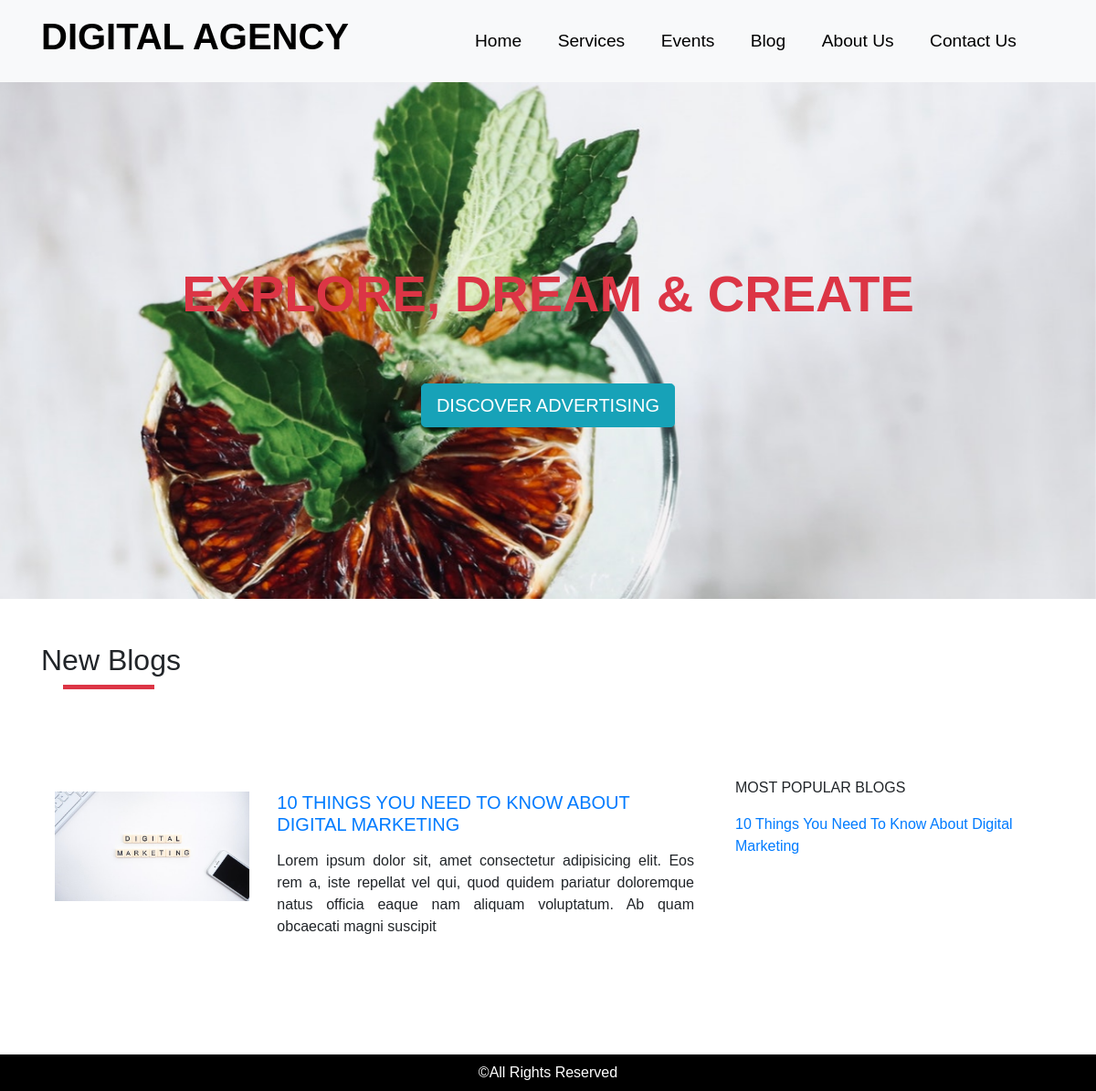
Screenshot of /blog.php with the database file from the repository.
### tables this page shows
CREATE TABLE `blog` (
  `id` int(10) NOT NULL,
  `title` text NOT NULL,
  `desc_blog` text NOT NULL,
  `image` text NOT NULL
);

### blog.php (the view, shortened to what this page needs)
<?php
    require_once ('db.php');
?>
<!DOCTYPE html>
<html lang="en">
<head>
    <link rel="stylesheet" href="css/bootstrap.min.css">
    <link rel="stylesheet" href="css/style.css">
</head>
<body>
   <header class="py-3 bg-light" id="header">
        <div class="container">
            <div class="row">
                <div class="col-md-5">
                    <h1 class="text-uppercase font-weight-bold"><a href="index.html">digital agency</a></h1>
                </div>
                <div class="col-md-7" id="menus">
                    <ul class=" text-capitalize">
                        <li class="list" id="list-gap"><a href="index.php">home</a></li>
                        <li class="list"><a href="services.php" class="gap">services</a></li>
                        <li class="list"><a href="event.php" class="gap">events</a></li>
                        <li class="list"><a href="blog.php" class="gap">blog<a></li>
                        <li class="list"><a href="about.php" class="gap">about us</a></li>
                        <li class="list"><a href="contact.php" class="gap">contact us</a></li>
                    </ul>
                </div>
            </div>
        </div>
    </header>
     <section class="main py-5" id="main">
            <div class="container">
                    <h1 class="display-4 text-center font-weight-bold text-uppercase text-danger">explore, dream & create</h1>
                    <div align="center">
                <button class="btn btn-info btn-lg text-uppercase">discover advertising</button>
            </div>
            </div>
        </section>
   <section class="blog py-5" id="blog">
        <div class="container">
                <h2 class="text-left">New Blogs</h2>
                <div class="title-underline bg-danger mb-5 ml-4"></div>
            <div class="row">
             <?php
             $q = "SELECT * FROM blog ORDER BY id DESC";
             $query = mysqli_query($db, $q);
             $num  = mysqli_num_rows($query);
             if($num>0){
                 while($blog = mysqli_fetch_array($query))
                 {
                ?>
                <div class="col-md-8 my-5">
                    <div class="col-md-12 my-3">
                        <div class="row">
                 <div class="col-md-4">
                    <a href="show_blog.php?ref=<?php echo $blog['id']; ?>">
                     <img src="admin/img/<?php echo $blog['image']; ?>" alt="blog" class="img-fluid">
                     </a>
                 </div>
                 <div class="col-md-8" id="padding-blog">
        <h6 class="lead text-uppercase"><a href="show_blog.php?ref=<?php echo $blog['id']; ?>"><?php echo $blog['title']; ?></a></h6>
                 <p class="text-justify"><?php echo substr($blog['desc_blog'],0,200); ?></p>
                 </div>
             </div>
             </div>
                </div>
                <div class="col-md-4 my-5">
                 <p class="text-left text-uppercase">most popular blogs</p>
                 <div>
                 <p class="text-capitalize"><a href="show_blog.php?ref=<?php echo $blog['id']; ?>">
                 <?php echo $blog['title']; ?></a></p>
             </div>
                </div>
            </div>
            <?php
            }
        }
        ?>
        </div>
    </section>
    <section id="footer">
            <p class="text-capitalize text-white text-center">&copy;all rights reserved</p>
        </section>
    </body>
    </html>

### css/style.css (style rules this page uses)
* { margin: 0; padding: 0; box-sizing: border-box; }
body { font-family: sans-serif; }
#header h1 a { text-decoration: none;color: black; }
#header ul { margin: 0px;padding: 0px; }
#header ul li { display: inline-block; line-height: 3.0;list-style-type: none; }
#header ul li a { text-decoration: none; color: black;font-size: 1.2rem; }
#header .gap { padding-left: 35px; }
#main { background: url('../images/bg.jpg')center/cover no-repeat fixed !important; }
#main h1 { margin-top: 150px; }
#main div { margin-top:65px;margin-bottom: 140px; }
.title-underline { height: 5px;width: 100px; }
#footer { background: black;height: 40px;overflow: hidden; }
#footer p { line-height: 2.5; }

### rows the page displays
blog: image (picture), title "10 THINGS YOU NEED TO KNOW ABOUT DIGITAL MARKETING", desc_blog "Lorem ipsum dolor sit, amet consectetur adipisicing elit. Eos rem a, iste repellat vel qui, quod quidem pariatur doloremque natus officia eaque nam aliquam voluptatum. Ab quam obcaecati magni suscipit", title "10 Things You Need To Know About Digital Marketing"
